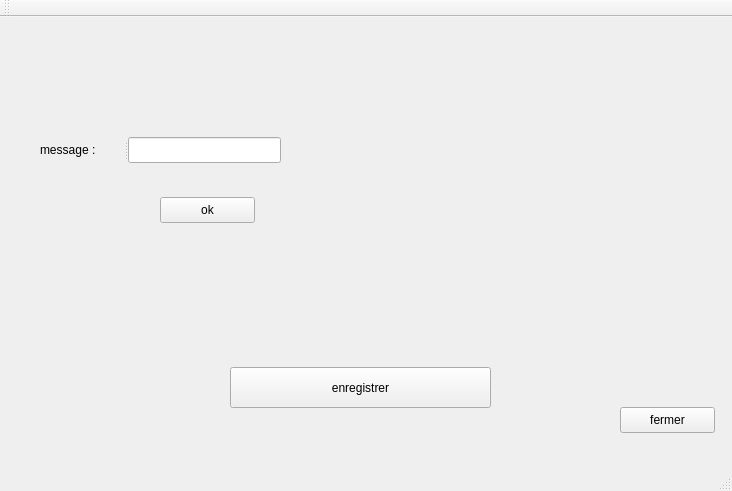
<?xml version="1.0" encoding="UTF-8"?>
<ui version="4.0">
 <class>MainWindow</class>
 <widget class="QMainWindow" name="MainWindow">
  <property name="geometry">
   <rect>
    <x>0</x>
    <y>0</y>
    <width>732</width>
    <height>491</height>
   </rect>
  </property>
  <property name="windowTitle">
   <string>MainWindow</string>
  </property>
  <widget class="QWidget" name="centralWidget">
   <widget class="QLabel" name="lblImage">
    <property name="geometry">
     <rect>
      <x>550</x>
      <y>10</y>
      <width>171</width>
      <height>101</height>
     </rect>
    </property>
    <property name="text">
     <string/>
    </property>
   </widget>
   <widget class="QPushButton" name="buttonMsg">
    <property name="geometry">
     <rect>
      <x>160</x>
      <y>180</y>
      <width>95</width>
      <height>26</height>
     </rect>
    </property>
    <property name="text">
     <string>ok</string>
    </property>
   </widget>
   <widget class="QPushButton" name="buttonClose">
    <property name="geometry">
     <rect>
      <x>620</x>
      <y>390</y>
      <width>95</width>
      <height>26</height>
     </rect>
    </property>
    <property name="text">
     <string>fermer</string>
    </property>
   </widget>
   <widget class="QPushButton" name="buttonEnregistrer">
    <property name="geometry">
     <rect>
      <x>230</x>
      <y>350</y>
      <width>261</width>
      <height>41</height>
     </rect>
    </property>
    <property name="text">
     <string>enregistrer</string>
    </property>
   </widget>
   <widget class="QSplitter" name="splitter">
    <property name="geometry">
     <rect>
      <x>40</x>
      <y>120</y>
      <width>241</width>
      <height>26</height>
     </rect>
    </property>
    <property name="orientation">
     <enum>Qt::Horizontal</enum>
    </property>
    <widget class="QLabel" name="lblMsg">
     <property name="text">
      <string>message : </string>
     </property>
    </widget>
    <widget class="QLineEdit" name="lineMsg"/>
   </widget>
  </widget>
  <widget class="QMenuBar" name="menuBar">
   <property name="geometry">
    <rect>
     <x>0</x>
     <y>0</y>
     <width>732</width>
     <height>23</height>
    </rect>
   </property>
  </widget>
  <widget class="QToolBar" name="mainToolBar">
   <attribute name="toolBarArea">
    <enum>TopToolBarArea</enum>
   </attribute>
   <attribute name="toolBarBreak">
    <bool>false</bool>
   </attribute>
  </widget>
  <widget class="QStatusBar" name="statusBar"/>
 </widget>
 <layoutdefault spacing="6" margin="11"/>
 <resources/>
 <connections>
  <connection>
   <sender>buttonClose</sender>
   <signal>clicked()</signal>
   <receiver>MainWindow</receiver>
   <slot>close()</slot>
   <hints>
    <hint type="sourcelabel">
     <x>651</x>
     <y>441</y>
    </hint>
    <hint type="destinationlabel">
     <x>882</x>
     <y>269</y>
    </hint>
   </hints>
  </connection>
 </connections>
</ui>
